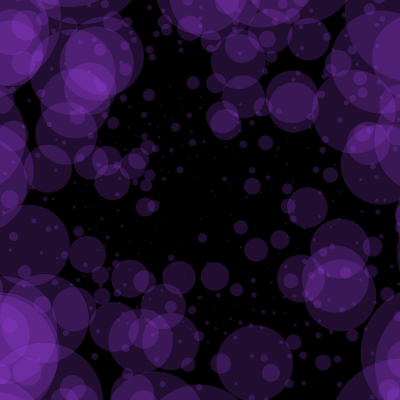
Frame 1 (no input)
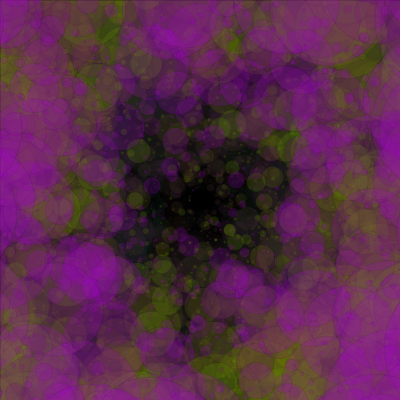
Frame 60 (the mouse pressed at the canvas centre just before this capture)
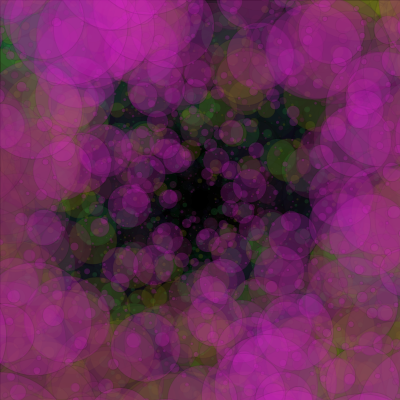
Frame 120 (the mouse held since frame 60 and released just before this capture)

The Processing sketch that drew these frames (run headless with seeded random() and noise(); from frame 60 on, the mouse is pressed at the canvas centre):

// Processing sketch: processing_16998
// ── processing_16998.pde

float theta = PI/16;
float rotaz = degrees(theta);
float r;
float g;
float b;

void setup(){
size(400,400);
smooth();
background(0);
}

void draw(){
fill(0,50);
rect(0,0,width,height);
translate(width/2, height/2);
r = random(0,255);
g = random(0,255);
b = random(0,255);
fill(r,g,b,50);
stroke(0,20);
float raggio = 10;
theta = theta + 0.0001;
for ( int angolo = 0; angolo < 360*60; angolo += 12){
     for ( float c = 5; c < 130 ; c = random(5, 140)){
float rad = degrees(angolo);
float x = (cos(rad)) * raggio;
float y = (sin(rad)) * raggio;
rotate(theta);
  ellipse ( x, y , angolo/c, angolo/c);
    raggio += 0.35;
  }
}
}
